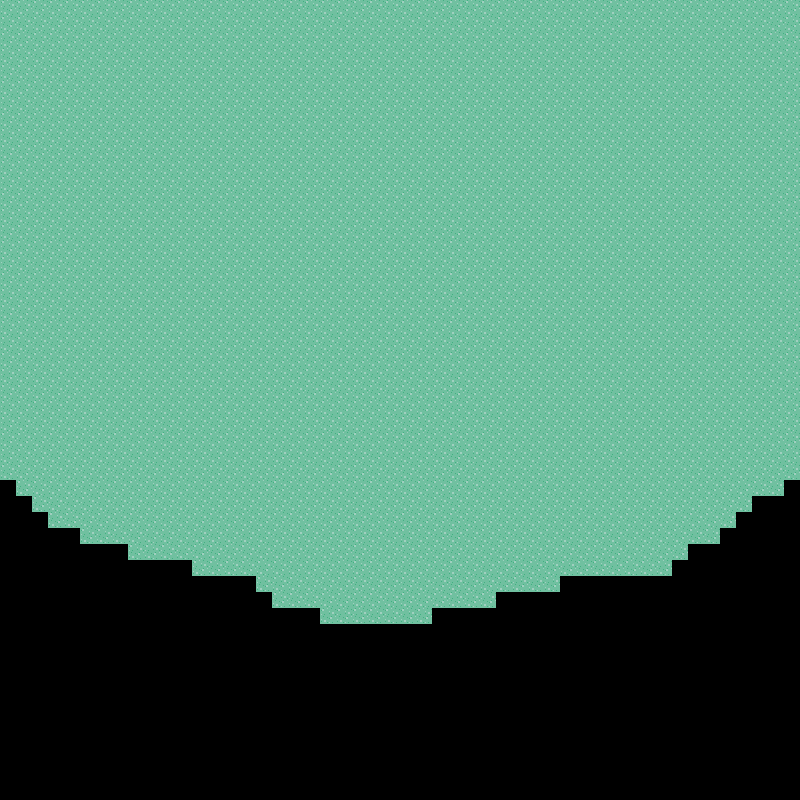

Tiled map render using the project's own tile images. Description and the whole map definition, tile-layer contents included, below:
An orthogonal 50x50 tile map with 16x16 px tiles, 1 tile layer (terrain).

<map version="1.2" tiledversion="1.3.4" orientation="orthogonal" renderorder="right-down" width="50" height="50" tilewidth="16" tileheight="16" infinite="0" nextlayerid="2" nextobjectid="1">
 <tileset firstgid="1" source="emerald-tileset.tsx" />
 <layer id="1" name="terrain" width="50" height="50">
  <data encoding="csv">
2,2,2,2,2,2,2,2,2,2,2,2,2,2,2,2,2,2,2,2,2,2,2,2,2,2,2,2,2,2,2,2,2,2,2,2,2,2,2,2,2,2,2,2,2,2,2,2,2,2,
2,2,2,2,2,2,2,2,2,2,2,2,2,2,2,2,2,2,2,2,2,2,2,2,2,2,2,2,2,2,2,2,2,2,2,2,2,2,2,2,2,2,2,2,2,2,2,2,2,2,
2,2,2,2,2,2,2,2,2,2,2,2,2,2,2,2,2,2,2,2,2,2,2,2,2,2,2,2,2,2,2,2,2,2,2,2,2,2,2,2,2,2,2,2,2,2,2,2,2,2,
2,2,2,2,2,2,2,2,2,2,2,2,2,2,2,2,2,2,2,2,2,2,2,2,2,2,2,2,2,2,2,2,2,2,2,2,2,2,2,2,2,2,2,2,2,2,2,2,2,2,
2,2,2,2,2,2,2,2,2,2,2,2,2,2,2,2,2,2,2,2,2,2,2,2,2,2,2,2,2,2,2,2,2,2,2,2,2,2,2,2,2,2,2,2,2,2,2,2,2,2,
2,2,2,2,2,2,2,2,2,2,2,2,2,2,2,2,2,2,2,2,2,2,2,2,2,2,2,2,2,2,2,2,2,2,2,2,2,2,2,2,2,2,2,2,2,2,2,2,2,2,
2,2,2,2,2,2,2,2,2,2,2,2,2,2,2,2,2,2,2,2,2,2,2,2,2,2,2,2,2,2,2,2,2,2,2,2,2,2,2,2,2,2,2,2,2,2,2,2,2,2,
2,2,2,2,2,2,2,2,2,2,2,2,2,2,2,2,2,2,2,2,2,2,2,2,2,2,2,2,2,2,2,2,2,2,2,2,2,2,2,2,2,2,2,2,2,2,2,2,2,2,
2,2,2,2,2,2,2,2,2,2,2,2,2,2,2,2,2,2,2,2,2,2,2,2,2,2,2,2,2,2,2,2,2,2,2,2,2,2,2,2,2,2,2,2,2,2,2,2,2,2,
2,2,2,2,2,2,2,2,2,2,2,2,2,2,2,2,2,2,2,2,2,2,2,2,2,2,2,2,2,2,2,2,2,2,2,2,2,2,2,2,2,2,2,2,2,2,2,2,2,2,
2,2,2,2,2,2,2,2,2,2,2,2,2,2,2,2,2,2,2,2,2,2,2,2,2,2,2,2,2,2,2,2,2,2,2,2,2,2,2,2,2,2,2,2,2,2,2,2,2,2,
2,2,2,2,2,2,2,2,2,2,2,2,2,2,2,2,2,2,2,2,2,2,2,2,2,2,2,2,2,2,2,2,2,2,2,2,2,2,2,2,2,2,2,2,2,2,2,2,2,2,
2,2,2,2,2,2,2,2,2,2,2,2,2,2,2,2,2,2,2,2,2,2,2,2,2,2,2,2,2,2,2,2,2,2,2,2,2,2,2,2,2,2,2,2,2,2,2,2,2,2,
2,2,2,2,2,2,2,2,2,2,2,2,2,2,2,2,2,2,2,2,2,2,2,2,2,2,2,2,2,2,2,2,2,2,2,2,2,2,2,2,2,2,2,2,2,2,2,2,2,2,
2,2,2,2,2,2,2,2,2,2,2,2,2,2,2,2,2,2,2,2,2,2,2,2,2,2,2,2,2,2,2,2,2,2,2,2,2,2,2,2,2,2,2,2,2,2,2,2,2,2,
2,2,2,2,2,2,2,2,2,2,2,2,2,2,2,2,2,2,2,2,2,2,2,2,2,2,2,2,2,2,2,2,2,2,2,2,2,2,2,2,2,2,2,2,2,2,2,2,2,2,
2,2,2,2,2,2,2,2,2,2,2,2,2,2,2,2,2,2,2,2,2,2,2,2,2,2,2,2,2,2,2,2,2,2,2,2,2,2,2,2,2,2,2,2,2,2,2,2,2,2,
2,2,2,2,2,2,2,2,2,2,2,2,2,2,2,2,2,2,2,2,2,2,2,2,2,2,2,2,2,2,2,2,2,2,2,2,2,2,2,2,2,2,2,2,2,2,2,2,2,2,
2,2,2,2,2,2,2,2,2,2,2,2,2,2,2,2,2,2,2,2,2,2,2,2,2,2,2,2,2,2,2,2,2,2,2,2,2,2,2,2,2,2,2,2,2,2,2,2,2,2,
2,2,2,2,2,2,2,2,2,2,2,2,2,2,2,2,2,2,2,2,2,2,2,2,2,2,2,2,2,2,2,2,2,2,2,2,2,2,2,2,2,2,2,2,2,2,2,2,2,2,
2,2,2,2,2,2,2,2,2,2,2,2,2,2,2,2,2,2,2,2,2,2,2,2,2,2,2,2,2,2,2,2,2,2,2,2,2,2,2,2,2,2,2,2,2,2,2,2,2,2,
2,2,2,2,2,2,2,2,2,2,2,2,2,2,2,2,2,2,2,2,2,2,2,2,2,2,2,2,2,2,2,2,2,2,2,2,2,2,2,2,2,2,2,2,2,2,2,2,2,2,
2,2,2,2,2,2,2,2,2,2,2,2,2,2,2,2,2,2,2,2,2,2,2,2,2,2,2,2,2,2,2,2,2,2,2,2,2,2,2,2,2,2,2,2,2,2,2,2,2,2,
2,2,2,2,2,2,2,2,2,2,2,2,2,2,2,2,2,2,2,2,2,2,2,2,2,2,2,2,2,2,2,2,2,2,2,2,2,2,2,2,2,2,2,2,2,2,2,2,2,2,
2,2,2,2,2,2,2,2,2,2,2,2,2,2,2,2,2,2,2,2,2,2,2,2,2,2,2,2,2,2,2,2,2,2,2,2,2,2,2,2,2,2,2,2,2,2,2,2,2,2,
2,2,2,2,2,2,2,2,2,2,2,2,2,2,2,2,2,2,2,2,2,2,2,2,2,2,2,2,2,2,2,2,2,2,2,2,2,2,2,2,2,2,2,2,2,2,2,2,2,2,
2,2,2,2,2,2,2,2,2,2,2,2,2,2,2,2,2,2,2,2,2,2,2,2,2,2,2,2,2,2,2,2,2,2,2,2,2,2,2,2,2,2,2,2,2,2,2,2,2,2,
2,2,2,2,2,2,2,2,2,2,2,2,2,2,2,2,2,2,2,2,2,2,2,2,2,2,2,2,2,2,2,2,2,2,2,2,2,2,2,2,2,2,2,2,2,2,2,2,2,2,
2,2,2,2,2,2,2,2,2,2,2,2,2,2,2,2,2,2,2,2,2,2,2,2,2,2,2,2,2,2,2,2,2,2,2,2,2,2,2,2,2,2,2,2,2,2,2,2,2,2,
2,2,2,2,2,2,2,2,2,2,2,2,2,2,2,2,2,2,2,2,2,2,2,2,2,2,2,2,2,2,2,2,2,2,2,2,2,2,2,2,2,2,2,2,2,2,2,2,2,2,
0,2,2,2,2,2,2,2,2,2,2,2,2,2,2,2,2,2,2,2,2,2,2,2,2,2,2,2,2,2,2,2,2,2,2,2,2,2,2,2,2,2,2,2,2,2,2,2,2,0,
0,0,2,2,2,2,2,2,2,2,2,2,2,2,2,2,2,2,2,2,2,2,2,2,2,2,2,2,2,2,2,2,2,2,2,2,2,2,2,2,2,2,2,2,2,2,2,0,0,0,
0,0,0,2,2,2,2,2,2,2,2,2,2,2,2,2,2,2,2,2,2,2,2,2,2,2,2,2,2,2,2,2,2,2,2,2,2,2,2,2,2,2,2,2,2,2,0,0,0,0,
0,0,0,0,0,2,2,2,2,2,2,2,2,2,2,2,2,2,2,2,2,2,2,2,2,2,2,2,2,2,2,2,2,2,2,2,2,2,2,2,2,2,2,2,2,0,0,0,0,0,
0,0,0,0,0,0,0,0,2,2,2,2,2,2,2,2,2,2,2,2,2,2,2,2,2,2,2,2,2,2,2,2,2,2,2,2,2,2,2,2,2,2,2,0,0,0,0,0,0,0,
0,0,0,0,0,0,0,0,0,0,0,0,2,2,2,2,2,2,2,2,2,2,2,2,2,2,2,2,2,2,2,2,2,2,2,2,2,2,2,2,2,2,0,0,0,0,0,0,0,0,
0,0,0,0,0,0,0,0,0,0,0,0,0,0,0,0,2,2,2,2,2,2,2,2,2,2,2,2,2,2,2,2,2,2,2,0,0,0,0,0,0,0,0,0,0,0,0,0,0,0,
0,0,0,0,0,0,0,0,0,0,0,0,0,0,0,0,0,2,2,2,2,2,2,2,2,2,2,2,2,2,2,0,0,0,0,0,0,0,0,0,0,0,0,0,0,0,0,0,0,0,
0,0,0,0,0,0,0,0,0,0,0,0,0,0,0,0,0,0,0,0,2,2,2,2,2,2,2,0,0,0,0,0,0,0,0,0,0,0,0,0,0,0,0,0,0,0,0,0,0,0,
0,0,0,0,0,0,0,0,0,0,0,0,0,0,0,0,0,0,0,0,0,0,0,0,0,0,0,0,0,0,0,0,0,0,0,0,0,0,0,0,0,0,0,0,0,0,0,0,0,0,
0,0,0,0,0,0,0,0,0,0,0,0,0,0,0,0,0,0,0,0,0,0,0,0,0,0,0,0,0,0,0,0,0,0,0,0,0,0,0,0,0,0,0,0,0,0,0,0,0,0,
0,0,0,0,0,0,0,0,0,0,0,0,0,0,0,0,0,0,0,0,0,0,0,0,0,0,0,0,0,0,0,0,0,0,0,0,0,0,0,0,0,0,0,0,0,0,0,0,0,0,
0,0,0,0,0,0,0,0,0,0,0,0,0,0,0,0,0,0,0,0,0,0,0,0,0,0,0,0,0,0,0,0,0,0,0,0,0,0,0,0,0,0,0,0,0,0,0,0,0,0,
0,0,0,0,0,0,0,0,0,0,0,0,0,0,0,0,0,0,0,0,0,0,0,0,0,0,0,0,0,0,0,0,0,0,0,0,0,0,0,0,0,0,0,0,0,0,0,0,0,0,
0,0,0,0,0,0,0,0,0,0,0,0,0,0,0,0,0,0,0,0,0,0,0,0,0,0,0,0,0,0,0,0,0,0,0,0,0,0,0,0,0,0,0,0,0,0,0,0,0,0,
0,0,0,0,0,0,0,0,0,0,0,0,0,0,0,0,0,0,0,0,0,0,0,0,0,0,0,0,0,0,0,0,0,0,0,0,0,0,0,0,0,0,0,0,0,0,0,0,0,0,
0,0,0,0,0,0,0,0,0,0,0,0,0,0,0,0,0,0,0,0,0,0,0,0,0,0,0,0,0,0,0,0,0,0,0,0,0,0,0,0,0,0,0,0,0,0,0,0,0,0,
0,0,0,0,0,0,0,0,0,0,0,0,0,0,0,0,0,0,0,0,0,0,0,0,0,0,0,0,0,0,0,0,0,0,0,0,0,0,0,0,0,0,0,0,0,0,0,0,0,0,
0,0,0,0,0,0,0,0,0,0,0,0,0,0,0,0,0,0,0,0,0,0,0,0,0,0,0,0,0,0,0,0,0,0,0,0,0,0,0,0,0,0,0,0,0,0,0,0,0,0,
0,0,0,0,0,0,0,0,0,0,0,0,0,0,0,0,0,0,0,0,0,0,0,0,0,0,0,0,0,0,0,0,0,0,0,0,0,0,0,0,0,0,0,0,0,0,0,0,0,0
</data>
 </layer>
</map>
